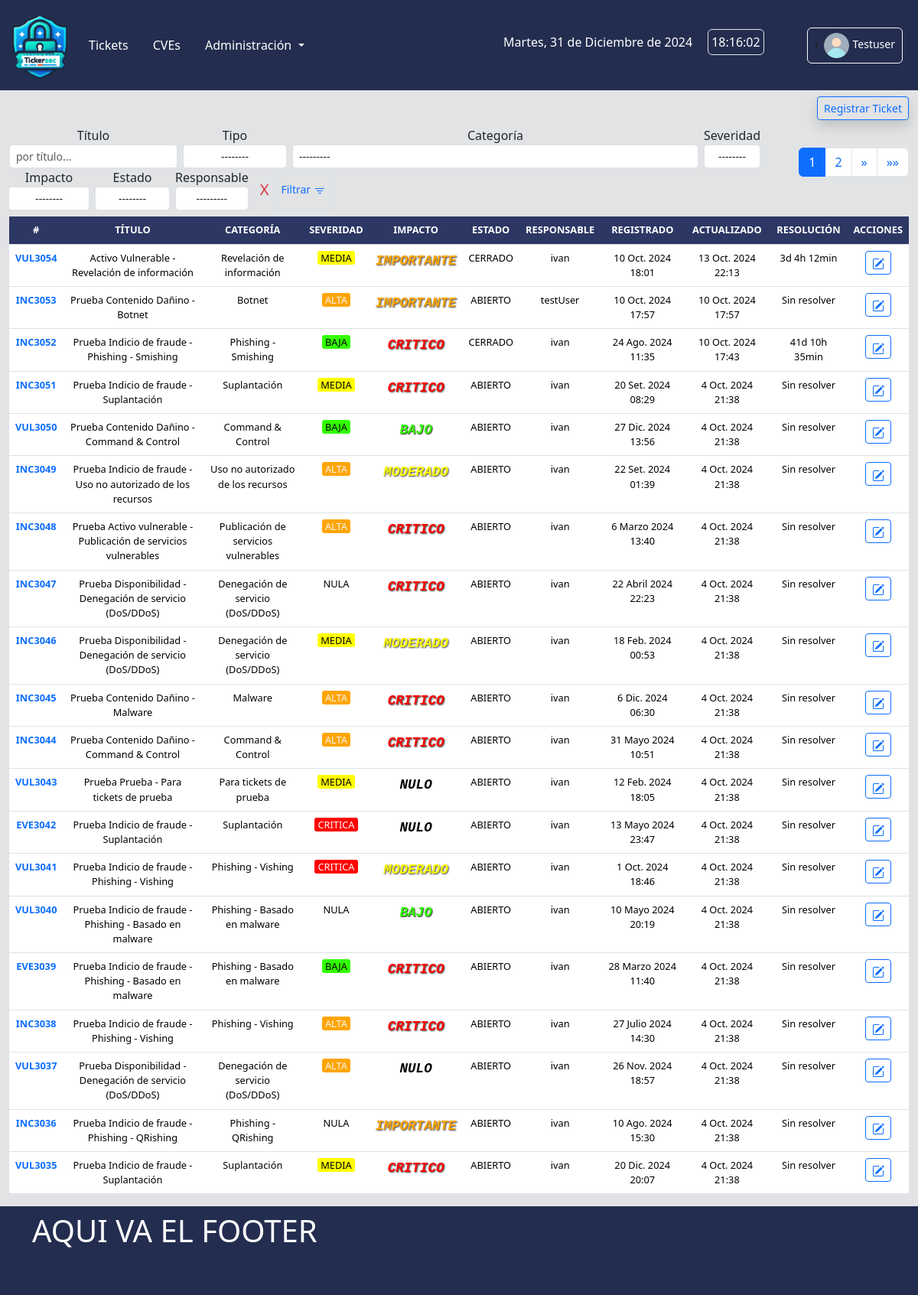
The app's page /core/tickets/ (signed in) with its own data.
### core/models.py (models this page shows, shortened)
class Ticket(models.Model):
    type = models.CharField(verbose_name='Tipo', max_length=50, choices=TicketType.choices, default=TicketType.INCIDENTE)
    category = models.ForeignKey(TicketCategory, verbose_name='Categoria', related_name='categorias', on_delete=models.PROTECT)
    title = models.CharField(verbose_name='Titulo', max_length=50, blank=False)
    createdAt = models.DateTimeField(auto_now_add=True) # auto_now_add: actualiza el valor con la hora y la fecha de creación del registro.
    lastUpdate = models.DateTimeField(auto_now=True) # auto_now: actualiza el valor del campo a la hora y fecha actuales cada vez que se llama a Model.save().
    resolution = models.DurationField(verbose_name='Resolucion', blank=True, null=True)
    severity = models.CharField(verbose_name='Severidad', choices=Severity.choices, default=Severity.NULA, max_length=7)
    impact = models.CharField(verbose_name='Impacto', choices=Impact.choices, default=Impact.NULO, max_length=10)
    status = models.CharField(verbose_name='Estado', choices=TicketStatus.choices, default=TicketStatus.ABIERTO, max_length=10)
    createdBy = models.ForeignKey(User, verbose_name='Remitente', related_name='created_tickets', on_delete=models.PROTECT, blank=False)
    assignedTo = models.ForeignKey(User, verbose_name='Responsable', related_name='assigned_tickets', on_delete=models.PROTECT, blank=False)
    resume = models.CharField(verbose_name='Resumen', max_length=300, blank=False)
    report = models.ForeignKey(TicketReport, verbose_name='Reporte', related_name='reportes', on_delete=models.PROTECT, null=True, blank=True)
    def resolution_display(self):
        if not self.resolution:
            return 'Sin resolver'
        else:
            total_seconds = int(self.resolution.total_seconds())
            days = total_seconds // 86400
            hours = (total_seconds % 86400) // 3600
            minutes = (total_seconds % 3600) // 60
            return f'{days}d {hours}h {minutes}min'
    class Meta:
        ordering = ['-pk']
        verbose_name_plural = 'Tickets'

class TicketCategory(models.Model):
    name = models.CharField(verbose_name='Categoria', max_length=50, blank=False)
    subcategory = models.CharField(verbose_name='Subcategoria', max_length=50, unique=True, blank=False)
    description = models.CharField(verbose_name='Descripcion', max_length=500, blank=False)
    createdAt = models.DateTimeField(auto_now_add=True)
    createdBy = models.ForeignKey(User, on_delete=models.PROTECT, null=False)
    active = models.BooleanField(verbose_name='Activo', null=False, default=True)
    def __str__(self):
        return f'{self.name} - {self.subcategory}'
    class Meta:
        ordering = ['name', 'subcategory']
        verbose_name_plural = 'Categorias'

### core/views.py (the view)
# urls.py: path("tickets/", TicketListView.as_view(), name="tickets"),
class TicketListView(ListView):
    model = Ticket
    template_name = 'core/ticket_list.html'
    context_object_name = 'ticket_list'
    login_url = 'login'
    paginate_by = 20
    def get_queryset(self):
        queryset = super().get_queryset()
        form = TicketSearchForm(self.request.GET)
        if form.is_valid():
            if form.cleaned_data['q']:
                queryset = queryset.filter(title__icontains=form.cleaned_data['q'])
            if form.cleaned_data['type']:
                queryset = queryset.filter(type=form.cleaned_data['type'])
            if form.cleaned_data['category']:
                queryset = queryset.filter(category=form.cleaned_data['category'])
            if form.cleaned_data['severity']:
                queryset = queryset.filter(severity=form.cleaned_data['severity'])
            if form.cleaned_data['impact']:
                queryset = queryset.filter(impact=form.cleaned_data['impact'])
            if form.cleaned_data['status']:
                queryset = queryset.filter(status=form.cleaned_data['status'])
            if form.cleaned_data['assignedTo']:
                queryset = queryset.filter(assignedTo=form.cleaned_data['assignedTo'])
        return queryset
    def get_context_data(self, **kwargs):
        context = super().get_context_data(**kwargs)
        context['newTicketForm'] = TicketForm()
        context['categories'] = TicketCategory.objects.all()
        context['searchForm'] = TicketSearchForm(self.request.GET)
        return context

### core/forms.py
class TicketForm(forms.ModelForm):
    class Meta:
        model = Ticket
        fields = ['type', 'category', 'title', 'severity', 'impact', 'assignedTo', 'resume']
        widgets = {
            'type': forms.Select(attrs={'class': 'form-control form-control-sm'}),
            'category': forms.Select(attrs={'class': 'form-control form-control-sm'}),
            'title': forms.TextInput(attrs={'class': 'form-control form-control-sm',  'minlength': 5, }),
            'severity': forms.Select(attrs={'class': 'form-control form-control-sm'}),
            'impact': forms.Select(attrs={'class': 'form-control form-control-sm'}),
            'assignedTo': forms.Select(attrs={'class': 'form-control form-control-sm'}),
            'resume': forms.Textarea(attrs={'class': 'form-control form-control-sm', 'rows': 4, }),
        }

### templates/core/ticket_list.html (shortened to what this page needs)
{% extends "dash/base.html" %}
{% load static %}
{% block main %}
<div class="container-fluid my-2">
    <div class="d-flex justify-content-end">
        {% if user.is_authenticated %}
        <button type="button" class="btn btn-sm btn-outline-primary shadow" data-bs-toggle="modal" data-bs-target="#newTicketModal">
            Registrar Ticket
        </button>
        {% endif %}
    </div>
    <div class="d-flex align-items-center justify-content-between py-2">
        <form action="{% url 'core:tickets' %}" method="get">
            <div class="d-flex flex-colum input-group text-center">
                {% for field in searchForm %}
                <div class="form-group me-2">
                    <label for="{{form.label.id_for_label}}">{{field.label}}</label>
                    {{field}}
                </div>
                {% endfor %}
                <button type="reset" title="limpiar" class="btn btn-sm btn-outline-danger border border-0 rounded-5 fs-5">
                    <span>X</span>
                <button type="submit" class="input-group-append btn btn-sm btn-outline-primary border-start-1 border ms-n5">
                    Filtrar
                </button>
            </div>
        </form>
        <nav aria-label="Page navigation">
            <ul class="pagination">
                {% for num in page_obj.paginator.page_range %}
                {% if page_obj.number == num %}
                <li class="page-item active"><span class="page-link">{{ num }}</span></li>
                {% elif num > page_obj.number|add:'-2' and num < page_obj.number|add:'2' %}
                <li class="page-item"><a class="page-link" href="?page={{ num }}">{{ num }}</a></li>
                {% endif %}
                {% endfor %}
                {% if page_obj.has_next %}
                <li class="page-item">
                    <a class="page-link" href="?page={{ page_obj.next_page_number }}" aria-label="Next">
                        <span aria-hidden="true">&raquo;</span>
                    </a>
                </li>
                <li class="page-item">
                    <a class="page-link" href="?page={{ page_obj.paginator.num_pages }}" aria-label="Last">
                        <span aria-hidden="true">&raquo;&raquo;</span>
                    </a>
                </li>
                {% endif %}
            </ul>
        </nav>
    </div>
    <table class="table table-hover" style="font-size: .8rem;">
        <thead class="text-center">
            <tr>
                <th scope="col" class="bg-blueMilei-subtle text-white text-uppercase">#</th>
                <th scope="col" class="bg-blueMilei-subtle text-white text-uppercase">Título</th>
                <th scope="col" class="bg-blueMilei-subtle text-white text-uppercase">Categoría</th>
                <th scope="col" class="bg-blueMilei-subtle text-white text-uppercase">Severidad</th>
                <th scope="col" class="bg-blueMilei-subtle text-white text-uppercase">Impacto</th>
                <th scope="col" class="bg-blueMilei-subtle text-white text-uppercase">Estado</th>
                <th scope="col" class="bg-blueMilei-subtle text-white text-uppercase">Responsable</th>
                <th scope="col" class="bg-blueMilei-subtle text-white text-uppercase">Registrado</th>
                <th scope="col" class="bg-blueMilei-subtle text-white text-uppercase">Actualizado</th>
                <th scope="col" class="bg-blueMilei-subtle text-white text-uppercase">Resolución</th>
                <th scope="col" class="bg-blueMilei-subtle text-white text-uppercase">Acciones</th>
            </tr>
        </thead>
        <tbody class="text-center">
            {% for ticket in ticket_list %}
            <tr>
                <th scope="row">
                    {% if user.is_authenticated %}
                    <a class="text-decoration-none"
                        href="{% url 'core:detail-ticket' ticket.pk %}">{{ticket.type}}{{ticket.pk}}</a>
                    {% else %}
                    {{ticket.type}}{{ticket.pk}}
                    {% endif %}
                </th>
                <td>{{ ticket.title }}</td>
                <td title="{{ticket.category.name}}">{{ ticket.category.subcategory }}</td>
                <td><span class="severidad-{{ ticket.severity|lower }} px-1">{{ ticket.severity }}</span></td>
                <td><span class="impacto-{{ ticket.impact|lower }}">{{ ticket.impact }}</span></td>
                <td>{{ ticket.status }}</td>
                <td>{{ ticket.assignedTo }}</td>
                <td>{{ ticket.createdAt }}</td>
                <td>{{ ticket.lastUpdate }}</td>
                <td>{{ ticket.resolution_display }}</td>
                <td>
                    {% if user.is_authenticated %}
                    <a href="{% url 'core:update-ticket' ticket.pk %}" class="btn btn-sm btn-outline-primary" title="Editar">
                    </a>
                    {% endif %}
                </td>
            </tr>
            {% endfor %}
        </tbody>
    </table>
</div>
{% endblock main %}

### templates/dash/base.html (shortened to what this page needs)
{% load static %}
<!DOCTYPE html>
<html lang="es">
<head>
    {% load django_bootstrap5 %}
    {% bootstrap_css %}
    {% block extra_css %}
    <link rel="stylesheet" href="{% static 'css/dash/styles.css' %}">
    {% endblock extra_css %}
</head>
<body class="bg-secondary-subtle">
    <header class="bg-blueMilei">
        <nav class="navbar navbar-expand-lg me-2">
            <div class="container-fluid">
                <a class="navbar-brand" href="{% url 'dash:index' %}">
                    <img src='{% static "img/dash/favicon-824.png" %}' width="80rem" alt="" srcset="">
                </a>
                <div class="collapse navbar-collapse justify-content-around align-items-center" id="navbarSupportedContent">
                    <ul class="navbar-nav me-auto mb-2 mb-lg-0">
                        <li class="navItemEffect nav-item me-3">
                            <a class="navTextEffect nav-link" aria-current="page"
                                href="{% url 'core:tickets' %}">Tickets</a>
                        </li>
                        <li class="navItemEffect nav-item me-3">
                            <a class="navTextEffect nav-link" href="#">CVEs</a>
                        </li>
                        <li class="navItemEffect nav-item me-3 dropdown">
                            <a class="navTextEffect nav-link dropdown-toggle" href="#" role="button"
                                data-bs-toggle="dropdown" aria-expanded="false">
                                Administración
                            </a>
                        </li>
                    </ul>
                    <div class="d-flex align-items-center me-2 mb-2">
                        <div class="nav-link disabled text-white p-1 me-3" id="fechaCompleta"></div>
                        <div class="nav-link disabled text-white p-1 me-5 border rounded" id="reloj"></div>
                    </div>
                    {% if user.is_authenticated %}
                    <div class="nav-item btn-group dropstart border border-light rounded p-1">
                        <button class="btn btn-sm dropdown-toggle p-0 px-1" type="button" id="dropdownMenuUser" data-bs-toggle="dropdown" aria-expanded="false">
                            <img src="{% static 'img/dash/user.png' %}" alt="avatar icon" class="rounded-circle"
                                style="width: 35px;">
                            <span class="text-white">{{ user|title }}</span>
                        </button>
                    </div>
                    {% else %}
                    <a href="{% url 'login' %}" class="btn btn-sm btn-outline-success">Ingresar</a>
                    {% endif %}
                </div>
            </div>
        </nav>
    </header>
    {% block main %}{% endblock main %}
    <footer class="bg-blueMilei text-white p-2">
        <div class="container" style="min-height: 100px;">
            <h1>AQUI VA EL FOOTER</h1>
        </div>
    </footer>
</body>
</html>

### static/css/dash/styles.css (style rules this page uses)
:root { --bg-blueMilei: rgb(35, 45, 79); --bg-blueMilei-subtle: rgb(45, 55, 100); }
.bg-blueMilei { background-color: var(--bg-blueMilei) !important; }
.bg-blueMilei-subtle { background-color: var(--bg-blueMilei-subtle) !important; }
.navTextEffect { color:white; }
.severidad-critica { background-color: red; color: white; border-radius: 3px; }
.severidad-alta { background-color: orange; color: whitesmoke; border-radius: 3px; }
.severidad-media { background-color: yellow; color: black; border-radius: 3px; }
.severidad-baja { background-color: #33ff00; color: black; border-radius: 3px; }
.impacto-critico { color: red; text-shadow: rgb(60, 60, 60) 1px 1px 2px; font-style: italic; font-weight: bold; font-family: 'Courier New', Courier, monospace; font-size: 1.1rem; }
.impacto-importante { color: orange; text-shadow: rgb(60, 60, 60) 1px 1px 2px; font-style: italic; font-weight: bold; font-family: 'Courier New', Courier, monospace; font-size: 1.1rem; }
.impacto-moderado { color: yellow; text-shadow: rgb(60, 60, 60) 1px 1px 2px; font-style: italic; font-weight: bold; font-family: 'Courier New', Courier, monospace; font-size: 1.1rem; }
.impacto-bajo { color: #33ff00; text-shadow: rgb(60, 60, 60) 1px 1px 1px; font-style: italic; font-weight: bold; font-family: 'Courier New', Courier, monospace; font-size: 1.1rem; }
.impacto-nulo { color: black; font-style: italic; font-weight: bold; font-family: 'Courier New', Courier, monospace; font-size: 1.1rem; }

### records on screen
Ticket: type "VUL", pk "3054", title "Activo Vulnerable - Revelación de información", category.subcategory "Revelación de información", severity "MEDIA", impact "IMPORTANTE", status "CERRADO", assignedTo "ivan", createdAt "10 Oct. 2024 18:01", lastUpdate "13 Oct. 2024 22:13", resolution_display "3d 4h 12min"
Ticket: type "INC", pk "3053", title "Prueba Contenido Dañino - Botnet", category.subcategory "Botnet", severity "ALTA", impact "IMPORTANTE", status "ABIERTO", assignedTo "testUser", createdAt "10 Oct. 2024 17:57", lastUpdate "10 Oct. 2024 17:57", resolution_display "Sin resolver"
Ticket: type "INC", pk "3052", title "Prueba Indicio de fraude - Phishing - Smishing", category.subcategory "Phishing - Smishing", severity "BAJA", impact "CRITICO", status "CERRADO", assignedTo "ivan", createdAt "24 Ago. 2024 11:35", lastUpdate "10 Oct. 2024 17:43", resolution_display "41d 10h 35min"
Ticket: type "INC", pk "3051", title "Prueba Indicio de fraude - Suplantación", category.subcategory "Suplantación", severity "MEDIA", impact "CRITICO", status "ABIERTO", assignedTo "ivan", createdAt "20 Set. 2024 08:29", lastUpdate "4 Oct. 2024 21:38", resolution_display "Sin resolver"
Ticket: type "VUL", pk "3050", title "Prueba Contenido Dañino - Command & Control", category.subcategory "Command & Control", severity "BAJA", impact "BAJO", status "ABIERTO", assignedTo "ivan", createdAt "27 Dic. 2024 13:56", lastUpdate "4 Oct. 2024 21:38", resolution_display "Sin resolver"
Ticket: type "INC", pk "3049", title "Prueba Indicio de fraude - Uso no autorizado de los recursos", category.subcategory "Uso no autorizado de los recursos", severity "ALTA", impact "MODERADO", status "ABIERTO", assignedTo "ivan", createdAt "22 Set. 2024 01:39", lastUpdate "4 Oct. 2024 21:38", resolution_display "Sin resolver"
Ticket: type "INC", pk "3048", title "Prueba Activo vulnerable - Publicación de servicios vulnerables", category.subcategory "Publicación de servicios vulnerables", severity "ALTA", impact "CRITICO", status "ABIERTO", assignedTo "ivan", createdAt "6 Marzo 2024 13:40", lastUpdate "4 Oct. 2024 21:38", resolution_display "Sin resolver"
Ticket: type "INC", pk "3047", title "Prueba Disponibilidad - Denegación de servicio (DoS/DDoS)", category.subcategory "Denegación de servicio (DoS/DDoS)", severity "NULA", impact "CRITICO", status "ABIERTO", assignedTo "ivan", createdAt "22 Abril 2024 22:23", lastUpdate "4 Oct. 2024 21:38", resolution_display "Sin resolver"
Ticket: type "INC", pk "3046", title "Prueba Disponibilidad - Denegación de servicio (DoS/DDoS)", category.subcategory "Denegación de servicio (DoS/DDoS)", severity "MEDIA", impact "MODERADO", status "ABIERTO", assignedTo "ivan", createdAt "18 Feb. 2024 00:53", lastUpdate "4 Oct. 2024 21:38", resolution_display "Sin resolver"
Ticket: type "INC", pk "3045", title "Prueba Contenido Dañino - Malware", category.subcategory "Malware", severity "ALTA", impact "CRITICO", status "ABIERTO", assignedTo "ivan", createdAt "6 Dic. 2024 06:30", lastUpdate "4 Oct. 2024 21:38", resolution_display "Sin resolver"
Ticket: type "INC", pk "3044", title "Prueba Contenido Dañino - Command & Control", category.subcategory "Command & Control", severity "ALTA", impact "CRITICO", status "ABIERTO", assignedTo "ivan", createdAt "31 Mayo 2024 10:51", lastUpdate "4 Oct. 2024 21:38", resolution_display "Sin resolver"
Ticket: type "VUL", pk "3043", title "Prueba Prueba - Para tickets de prueba", category.subcategory "Para tickets de prueba", severity "MEDIA", impact "NULO", status "ABIERTO", assignedTo "ivan", createdAt "12 Feb. 2024 18:05", lastUpdate "4 Oct. 2024 21:38", resolution_display "Sin resolver"
Ticket: type "EVE", pk "3042", title "Prueba Indicio de fraude - Suplantación", category.subcategory "Suplantación", severity "CRITICA", impact "NULO", status "ABIERTO", assignedTo "ivan", createdAt "13 Mayo 2024 23:47", lastUpdate "4 Oct. 2024 21:38", resolution_display "Sin resolver"
Ticket: type "VUL", pk "3041", title "Prueba Indicio de fraude - Phishing - Vishing", category.subcategory "Phishing - Vishing", severity "CRITICA", impact "MODERADO", status "ABIERTO", assignedTo "ivan", createdAt "1 Oct. 2024 18:46", lastUpdate "4 Oct. 2024 21:38", resolution_display "Sin resolver"
Ticket: type "VUL", pk "3040", title "Prueba Indicio de fraude - Phishing - Basado en malware", category.subcategory "Phishing - Basado en malware", severity "NULA", impact "BAJO", status "ABIERTO", assignedTo "ivan", createdAt "10 Mayo 2024 20:19", lastUpdate "4 Oct. 2024 21:38", resolution_display "Sin resolver"
Ticket: type "EVE", pk "3039", title "Prueba Indicio de fraude - Phishing - Basado en malware", category.subcategory "Phishing - Basado en malware", severity "BAJA", impact "CRITICO", status "ABIERTO", assignedTo "ivan", createdAt "28 Marzo 2024 11:40", lastUpdate "4 Oct. 2024 21:38", resolution_display "Sin resolver"
Ticket: type "INC", pk "3038", title "Prueba Indicio de fraude - Phishing - Vishing", category.subcategory "Phishing - Vishing", severity "ALTA", impact "CRITICO", status "ABIERTO", assignedTo "ivan", createdAt "27 Julio 2024 14:30", lastUpdate "4 Oct. 2024 21:38", resolution_display "Sin resolver"
Ticket: type "VUL", pk "3037", title "Prueba Disponibilidad - Denegación de servicio (DoS/DDoS)", category.subcategory "Denegación de servicio (DoS/DDoS)", severity "ALTA", impact "NULO", status "ABIERTO", assignedTo "ivan", createdAt "26 Nov. 2024 18:57", lastUpdate "4 Oct. 2024 21:38", resolution_display "Sin resolver"
Ticket: type "INC", pk "3036", title "Prueba Indicio de fraude - Phishing - QRishing", category.subcategory "Phishing - QRishing", severity "NULA", impact "IMPORTANTE", status "ABIERTO", assignedTo "ivan", createdAt "10 Ago. 2024 15:30", lastUpdate "4 Oct. 2024 21:38", resolution_display "Sin resolver"
Ticket: type "VUL", pk "3035", title "Prueba Indicio de fraude - Suplantación", category.subcategory "Suplantación", severity "MEDIA", impact "CRITICO", status "ABIERTO", assignedTo "ivan", createdAt "20 Dic. 2024 20:07", lastUpdate "4 Oct. 2024 21:38", resolution_display "Sin resolver"

### other values on screen
{{ user|title }} "Testuser"
{{ field.label }} "Título" "Tipo" "Categoría" "Severidad" "Impacto" "Estado" "Responsable"
{{ num }} "1"
{{ num }} "2"
